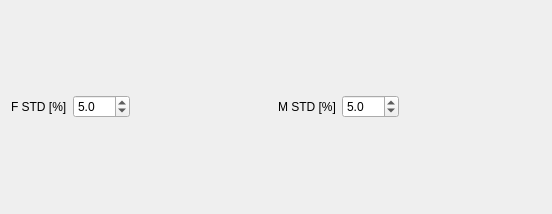
<?xml version="1.0" encoding="UTF-8"?>
<ui version="4.0">
 <class>QGCSkyeTestForceRandomSettings</class>
 <widget class="QWidget" name="QGCSkyeTestForceRandomSettings">
  <property name="geometry">
   <rect>
    <x>0</x>
    <y>0</y>
    <width>552</width>
    <height>214</height>
   </rect>
  </property>
  <property name="windowTitle">
   <string>Form</string>
  </property>
  <layout class="QHBoxLayout" name="horizontalLayout">
   <item>
    <widget class="QLabel" name="labelFStd">
     <property name="text">
      <string>F STD [%]</string>
     </property>
    </widget>
   </item>
   <item>
    <widget class="QDoubleSpinBox" name="doubleSpinBoxFStd">
     <property name="decimals">
      <number>1</number>
     </property>
     <property name="value">
      <double>5.000000000000000</double>
     </property>
    </widget>
   </item>
   <item>
    <spacer name="horizontalSpacer">
     <property name="orientation">
      <enum>Qt::Horizontal</enum>
     </property>
     <property name="sizeHint" stdset="0">
      <size>
       <width>116</width>
       <height>20</height>
      </size>
     </property>
    </spacer>
   </item>
   <item>
    <widget class="QLabel" name="labelMStd">
     <property name="text">
      <string>M STD [%]</string>
     </property>
    </widget>
   </item>
   <item>
    <widget class="QDoubleSpinBox" name="doubleSpinBoxMStd">
     <property name="decimals">
      <number>1</number>
     </property>
     <property name="value">
      <double>5.000000000000000</double>
     </property>
    </widget>
   </item>
   <item>
    <spacer name="horizontalSpacer_2">
     <property name="orientation">
      <enum>Qt::Horizontal</enum>
     </property>
     <property name="sizeHint" stdset="0">
      <size>
       <width>115</width>
       <height>20</height>
      </size>
     </property>
    </spacer>
   </item>
  </layout>
 </widget>
 <resources/>
 <connections/>
</ui>
